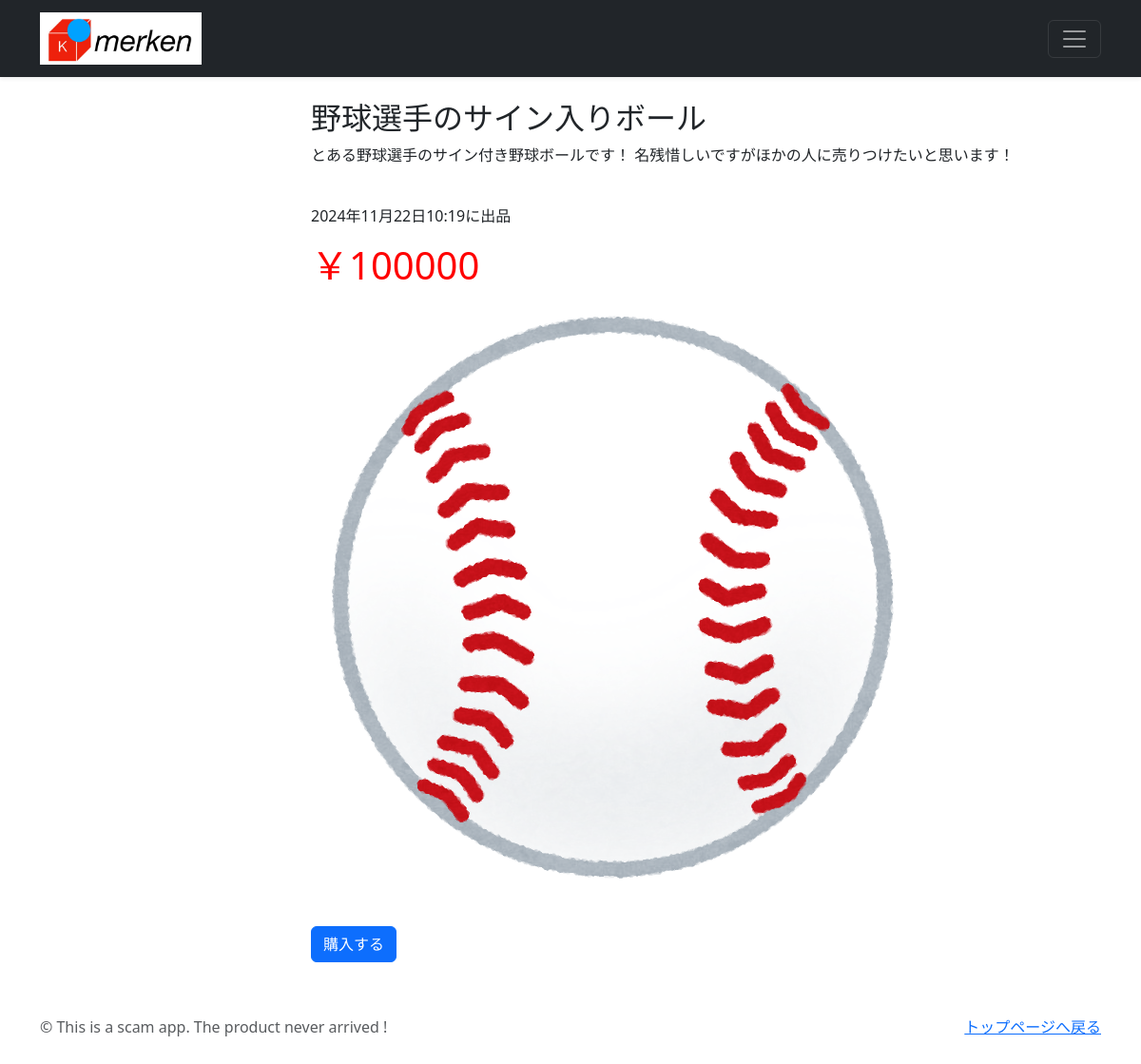
Page /trade-detail/2 (signed in) on the committed database.
### trade/models.py (models this page shows, shortened)
class TradePost(models.Model):
    user = models.ForeignKey(
        CustomUser,
        verbose_name='ユーザー',
        on_delete=models.CASCADE
        )
    category = models.ForeignKey(
        Category,
        verbose_name='カテゴリ',
        on_delete=models.PROTECT
        )
    title = models.CharField(
        verbose_name='商品名', # フィールドのタイトル
        max_length=200        # 最大文字数は200
        )
    comment = models.TextField(
        verbose_name='コメント',  # フィールドのタイトル
        )
    price = models.IntegerField(
        verbose_name = '価格',
    )
    image1 = models.ImageField(
        verbose_name='イメージ1',# フィールドのタイトル
        upload_to = 'media'   # MEDIA_ROOT以下のphotosにファイルを保存
        )
    image2 = models.ImageField(
        verbose_name='イメージ2',# フィールドのタイトル
        upload_to = 'media',  # MEDIA_ROOT以下のphotosにファイルを保存
        blank=True,            # フィールド値の設定は必須でない
        null=True              # データベースにnullが保存されることを許容
        )
    posted_at = models.DateTimeField(
        verbose_name='投稿日時', # フィールドのタイトル
        auto_now_add=True       # 日時を自動追加
        )

### trade/views.py (the view)
# urls.py: path('trade-detail/<int:pk>',views.DetailView.as_view(),name = 'trade_detail'),
class DetailView(DetailView):
    template_name = 'detail.html'
    model = TradePost

### trade/templates/detail.html (shortened to what this page needs)
{% extends 'base.html' %}
    {% block contents %}
    <br>
    <div class="container">
        <div class="row">
        <div class="col offset-3">
            <h2>{{object.title}}</h2>
            <p>{{object.comment}}</p>
            <br>
            <p>{{object.posted_at}}に出品</p>
            <h1 style= "color:red">￥{{object.price}}</style></h1>
            <p><img src="{{ object.image1.url }}"></img></p>
            {% if request.user == object.user %}
            <form method="post">
            <a href="{% url "trade:trade_delete" object.pk %}"
                class="btn btn-primary my-2">出品を取り消す</a>
            {% elif user.is_authenticated %}
            <form method="post">
            <a href="{% url "trade:trade_buy" object.pk %}"
                class ="btn btn-primary my-2">購入する</a>
            {% endif %}
    {% endblock %}

### rows in the picture
TradePost: title "野球選手のサイン入りボール", comment "とある野球選手のサイン付き野球ボールです！ 名残惜しいですがほかの人に売りつけたいと思います！", posted_at "2024年11月22日10:19", price "100000", image1 (picture)
